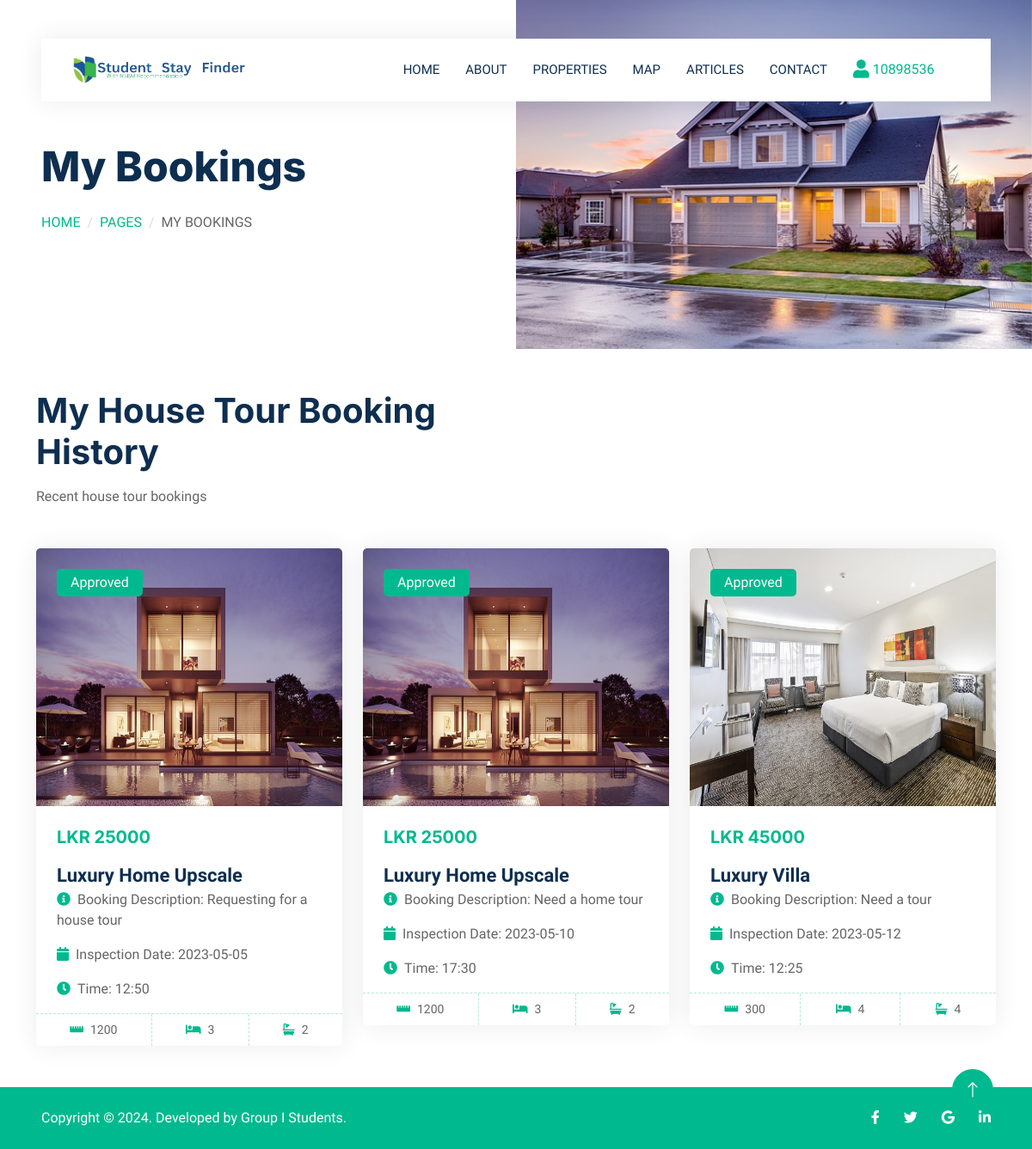
The app's page /my-bookings.php (signed in) with its own data.
### tables this page shows
CREATE TABLE IF NOT EXISTS `users` (
  `id` int NOT NULL AUTO_INCREMENT,
  `name` varchar(200) NOT NULL,
  `username` varchar(200) NOT NULL,
  `email` varchar(200) NOT NULL,
  `contact` varchar(16) NOT NULL,
  `userType` varchar(255) NOT NULL,
  `password` varchar(200) NOT NULL,
  PRIMARY KEY (`id`)
);

CREATE TABLE IF NOT EXISTS `properties` (
  `id` int NOT NULL AUTO_INCREMENT,
  `name` varchar(50) NOT NULL,
  `address` varchar(150) NOT NULL,
  `squarefeet` int NOT NULL,
  `nobeds` int NOT NULL,
  `nobathrooms` int NOT NULL,
  `price` int NOT NULL,
  `image` varchar(200) NOT NULL,
  `latitude` varchar(255) NOT NULL,
  `longitude` varchar(255) NOT NULL,
  `status` varchar(255) NOT NULL DEFAULT 'Pending',
  `ownerID` int NOT NULL,
  PRIMARY KEY (`id`)
);

CREATE TABLE IF NOT EXISTS `booking` (
  `id` int NOT NULL AUTO_INCREMENT,
  `pid` int NOT NULL,
  `uid` int NOT NULL,
  `date` varchar(20) NOT NULL,
  `time` varchar(20) NOT NULL,
  `message` varchar(199) NOT NULL,
  `status` varchar(20) NOT NULL,
  PRIMARY KEY (`id`)
);

### my-bookings.php (the view, shortened to what this page needs)
<?php
include('includes/config/dbconn.php');
?>
<!DOCTYPE html>
<html lang="en">
<head>
    <link href="https://cdnjs.cloudflare.com/ajax/libs/font-awesome/5.10.0/css/all.min.css" rel="stylesheet">
    <link href="https://cdn.jsdelivr.net/npm/bootstrap-icons@1.4.1/font/bootstrap-icons.css" rel="stylesheet">
    <link href="lib/animate/animate.min.css" rel="stylesheet">
    <link href="lib/owlcarousel/assets/owl.carousel.min.css" rel="stylesheet">
    <link href="css/bootstrap.min.css" rel="stylesheet">
    <link href="css/style.css" rel="stylesheet">
</head>
<body>
    <div class="container-xxl bg-white p-0">
        <?php include('includes/header.php'); ?>
        <div class="container-fluid header bg-white p-0">
            <div class="row g-0 align-items-center flex-column-reverse flex-md-row">
                <div class="col-md-6 p-5 mt-lg-5">
                    <h1 class="display-5 animated fadeIn mb-4">My Bookings</h1>
                    <nav aria-label="breadcrumb animated fadeIn">
                        <ol class="breadcrumb text-uppercase">
                            <li class="breadcrumb-item"><a href="#">Home</a></li>
                            <li class="breadcrumb-item"><a href="#">Pages</a></li>
                            <li class="breadcrumb-item text-body active" aria-current="page">My Bookings</li>
                        </ol>
                    </nav>
                </div>
                <div class="col-md-6 animated fadeIn">
                    <img class="img-fluid" src="img/header3.jpg" alt="">
                </div>
            </div>
        </div>
        <div class="container-xxl py-5">
            <div class="container">
                <div class="row g-0 gx-5 align-items-end">
                    <div class="col-lg-6">
                        <div class="text-start mx-auto mb-5 wow slideInLeft" data-wow-delay="0.1s">
                            <h1 class="mb-3">My House Tour Booking History</h1>
                            <p>Recent house tour bookings</p>
                        </div>
                    </div>
                </div>
                <div class="tab-content">
                    <div id="tab-1" class="tab-pane fade show p-0 active">
                        <div class="row g-4">
                            <?php
                                    $uid=$_SESSION['uid'];
                                    $sql = "SELECT p.*, b.date, b.time, b.message, b.status from properties p, booking b where p.id=b.pid AND b.uid=$uid";
                                    $query = $dbh -> prepare($sql);
                                    $query->execute();
                                    $results=$query->fetchAll(PDO::FETCH_OBJ);
                                    if($query->rowCount() > 0)
                                    {
                                    foreach($results as $result)
                                    {               ?>
                            <div class="col-lg-4 col-md-6 wow fadeInUp" data-wow-delay="0.1s">
                                <div class="property-item rounded overflow-hidden">
                                    <div class="position-relative overflow-hidden">
                                        <a><img style="height: 300px; width: 100%;" class="img-fluid"
                                                src="admin/includes/uploads/<?php echo htmlentities($result->image);?>"
                                                alt="Image"></a>
                                        <?php
                                        if($result->status == "Approved"){ ?>
                                        <div
                                            class="bg-primary rounded text-white position-absolute start-0 top-0 m-4 py-1 px-3">
                                            Approved</div>
                                        <?php }else if($result->status == "Declined"){ ?>
                                        <div
                                            class="bg-secondary rounded text-white position-absolute start-0 top-0 m-4 py-1 px-3">
                                            Declined</div>
                                        <?php }else{ ?>
                                        <div
                                            class="bg-dark rounded text-white position-absolute start-0 top-0 m-4 py-1 px-3">
                                            Approval Pending</div>
                                        <?php }?>
                                    </div>
                                    <div class="p-4 pb-0">
                                        <h5 class="text-primary mb-3">LKR <?php echo htmlentities($result->price);?></h5>
                                        <a style="color: #0E2E50; font-size: 22px; font-weight: bold;">
                                            <?php echo htmlentities($result->name);?></a>
                                        <p><i class="fa fa-info-circle text-primary me-2"></i>Booking Description:
                                            <?php echo htmlentities($result->message);?></p>
                                        <p><i class="fa fa-calendar text-primary me-2"></i>Inspection Date:
                                            <?php echo htmlentities($result->date);?></p>
                                        <p><i class="fa fa-clock text-primary me-2"></i>Time:
                                            <?php echo htmlentities($result->time);?></p>
                                    </div>
                                    <div class="d-flex border-top">
                                        <small class="flex-fill text-center border-end py-2"><i
                                                class="fa fa-ruler-horizontal text-primary me-2"></i><?php echo htmlentities($result->squarefeet);?></small>
                                        <small class="flex-fill text-center border-end py-2"><i
                                                class="fa fa-bed text-primary me-2"></i><?php echo htmlentities($result->nobeds);?></small>
                                        <small class="flex-fill text-center py-2"><i
                                                class="fa fa-bath text-primary me-2"></i><?php echo htmlentities($result->nobathrooms);?></small>
                                    </div>
                                </div>
                            </div>
                            <?php } }?>
                        </div>
                    </div>
                </div>
            </div>
        </div>
        <div
            class="d-flex flex-column flex-md-row text-center text-md-start justify-content-between py-4 px-4 px-xl-5 bg-primary">
            <div class="text-white mb-3 mb-md-0">
            Copyright © 2024. Developed by Group I Students.
            </div>
            <div>
                <a href="#!" class="text-white me-4">
                    <i class="fab fa-facebook-f"></i>
                </a>
                <a href="#!" class="text-white me-4">
                    <i class="fab fa-twitter"></i>
                </a>
                <a href="#!" class="text-white me-4">
                    <i class="fab fa-google"></i>
                </a>
                <a href="#!" class="text-white">
                    <i class="fab fa-linkedin-in"></i>
                </a>
            </div>
        </div>
        <a href="#" class="btn btn-lg btn-primary btn-lg-square back-to-top"><i class="bi bi-arrow-up"></i></a>
    </div>
</body>
</html>

### includes/header.php (shortened to what this page needs)
<?php
$page = basename($_SERVER['PHP_SELF']);
if(isset($_SESSION['uid'])){
    $uid=$_SESSION['uid'];
}
$sqls = "SELECT username from users where id=:uid";
$query = $dbh -> prepare($sqls);
$query -> bindParam(':uid',$uid, PDO::PARAM_STR);
$query->execute();
$results=$query->fetchAll(PDO::FETCH_OBJ);
if($query->rowCount() > 0){
foreach($results as $result)
    {
        $uname=$result->username;
    }
}
?>
<div class="container-fluid nav-bar bg-transparent">
            <nav class="navbar navbar-expand-lg bg-white navbar-light py-0 px-4">
                        <img class="img-fluid" src="includes/logo/ps.png" alt="DriveNow" style="width: 240px; height: 40px;">
                <div class="collapse navbar-collapse" id="navbarCollapse">
                    <div class="navbar-nav ms-auto">
                        <a href="index.php" class="<?php if($page == 'index.php'){ echo ' nav-item nav-link active"';} else{ echo ' nav-item nav-link"';}?>">Home</a>
                        <a href="about.php" class="<?php if($page == 'about.php'){ echo ' nav-item nav-link active"';} else{ echo ' nav-item nav-link"';}?>">About</a>
                        <a href="property-list.php" class="<?php if($page == 'property-list.php'){ echo ' nav-item nav-link active"';} else{ echo ' nav-item nav-link"';}?>">Properties</a>
                        <a href="map.php" class="<?php if($page == 'map.php'){ echo ' nav-item nav-link active"';} else{ echo ' nav-item nav-link"';}?>">Map</a>
                        <a href="articles.php" class="<?php if($page == 'articles.php'){ echo ' nav-item nav-link active"';} else{ echo ' nav-item nav-link"';}?>">Articles</a>
                        <a href="contact.php" class="<?php if($page == 'contact.php'){ echo ' nav-item nav-link active"';} else{ echo ' nav-item nav-link"';}?>">Contact</a>
                        <?php if(!$uid){ ?>
                        <a href="sign-in.php" class="<?php if($page == 'sign-in.php'){ echo ' nav-item nav-link active"';} else{ echo ' nav-item nav-link"';}?>">Login</a>
                    </div>
                    <div class="col-md-2">
                        <button type="button" onclick="window.location.href='sign-up.php'" style="height: 100%; width: 30px; background-color: #11BE96;" class="btn btn-dark border-0 w-100 py-3">Sign up</button>
                    </div>
                    <?php }else{?>
                </div>
                    <div class="col-md-2">
                    <div class="nav-item dropdown">
                    <a style="color: #00B98E;"><i class="fa fa-user fa-lg"></i> <?php echo ucfirst(htmlentities($uname));?></a>
                        </div>
                    </div>
                    <?php } ?>
                    <br>
                </div>
            </nav>
        </div>

### css/style.css (style rules this page uses)
.navbar, .property-item, .team-item { box-shadow: 0 0 30px rgba(0, 0, 0, .08) }
:root { --primary: #00B98E; --secondary: #FF6922; --light: #EFFDF5; --dark: #0E2E50 }
.back-to-top { position: fixed; display: none; right: 45px; bottom: 45px; z-index: 99 }
.btn, .cat-item div *, .property-item img { transition: .5s }
.btn.btn-primary, .btn.btn-secondary, .nav-pills .nav-item .btn.active, .nav-pills .nav-item .btn:hover { color: #fff }
.btn-lg-square { width: 48px; height: 48px }
.btn-lg-square, .btn-sm-square, .btn-square { padding: 0; display: flex; align-items: center; justify-content: center; font-weight: 400; border-radius: 50px }
.nav-bar { position: relative; margin-top: 45px; padding: 0 3rem; transition: .5s; z-index: 9999 }
.navbar-light .navbar-nav .nav-link { margin-right: 30px; padding: 25px 0; color: #fff; font-size: 15px; text-transform: uppercase; outline: 0; color: var(--dark); font-weight: 500 }
@media (min-width:992px) { .header { margin-top: -120px } }
.breadcrumb-item+.breadcrumb-item::before { color: #ddd }
.property-item .border-top { border-top: 1px dashed rgba(0, 185, 142, .3)!important }
.property-item .border-end { border-right: 1px dashed rgba(0, 185, 142, .3)!important }

### records on screen
users: username "10898536"
properties: image (picture), price "25000", name "Luxury Home Upscale", booking.message "Requesting for a house tour", booking.date "2023-05-05", booking.time "12:50", squarefeet "1200", nobeds "3", nobathrooms "2", booking.message "Need a home tour", booking.date "2023-05-10", booking.time "17:30"
properties: image (picture), price "45000", name "Luxury Villa", booking.message "Need a tour", booking.date "2023-05-12", booking.time "12:25", squarefeet "300", nobeds "4", nobathrooms "4"
